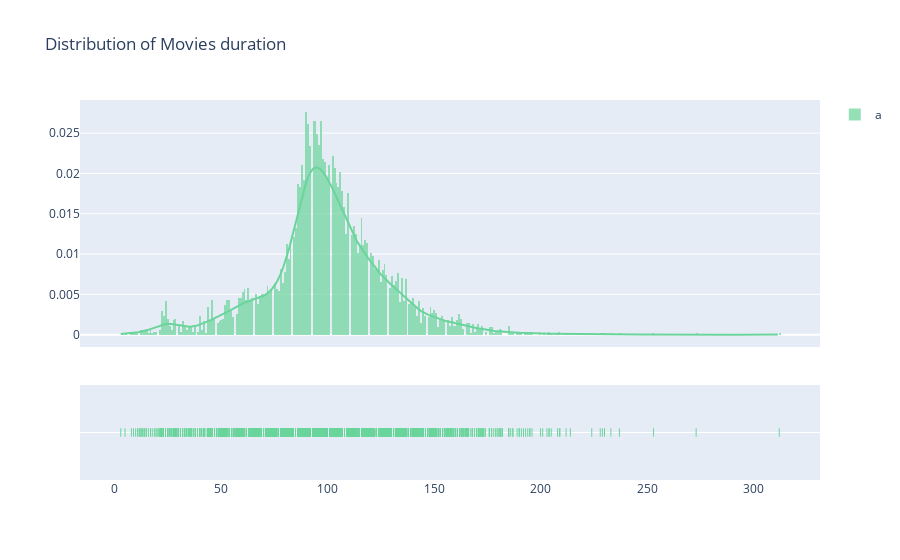

This figure's notebook cell:
### Markdown cell above
## Distribution of Movies length

### Code cell
filtered_nf = nf[nf['type'] != 'TV Show']
x1 = filtered_nf['duration']
x1 = x1.str.replace(' min', '').astype(int)
fig = ff.create_distplot([x1], ['a'], bin_size=0.9, colors=["#6ad49b"])
fig.update_layout(title_text= 'Distribution of Movies duration')
fig.show()

### Figure 1 — Plotly figure (JSON) as saved in the notebook; plotly's stock layout.template omitted (floating-point values rounded to 4 significant figures; data arrays with more than 128 entries replaced by an {"elided": "..."} marker saying what was removed)
{"data": [{"autobinx": false, "histnorm": "probability density", "legendgroup": "a", "marker": {"color": "#6ad49b"}, "name": "a", "opacity": 0.7, "type": "histogram", "x": {"elided": "6124 int values"}, "xaxis": "x", "xbins": {"end": 312, "size": 0.9, "start": 3}, "yaxis": "y"}, {"legendgroup": "a", "marker": {"color": "#6ad49b"}, "mode": "lines", "name": "a", "showlegend": false, "type": "scatter", "x": {"elided": "500 float values"}, "xaxis": "x", "y": {"elided": "500 float values"}, "yaxis": "y"}, {"legendgroup": "a", "marker": {"color": "#6ad49b", "symbol": "line-ns-open"}, "mode": "markers", "name": "a", "showlegend": false, "type": "scatter", "x": {"elided": "6124 int values"}, "xaxis": "x", "y": {"elided": "6124 str values"}, "yaxis": "y2"}], "layout": {"barmode": "overlay", "hovermode": "closest", "legend": {"traceorder": "reversed"}, "title": {"text": "Distribution of Movies duration"}, "xaxis": {"anchor": "y2", "domain": [0, 1], "zeroline": false}, "yaxis": {"anchor": "free", "domain": [0.35, 1], "position": 0}, "yaxis2": {"anchor": "x", "domain": [0, 0.25], "dtick": 1, "showticklabels": false}}}
